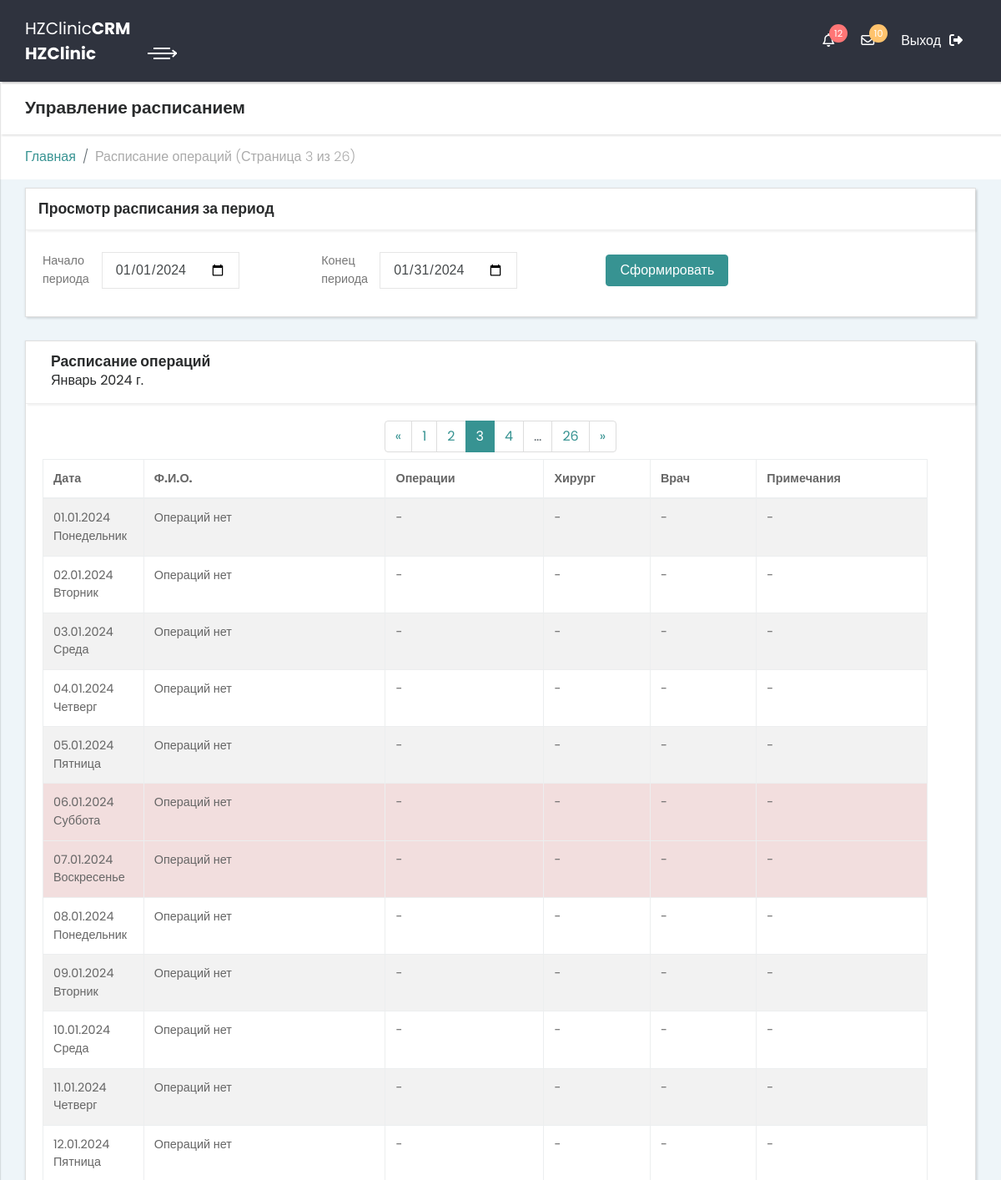
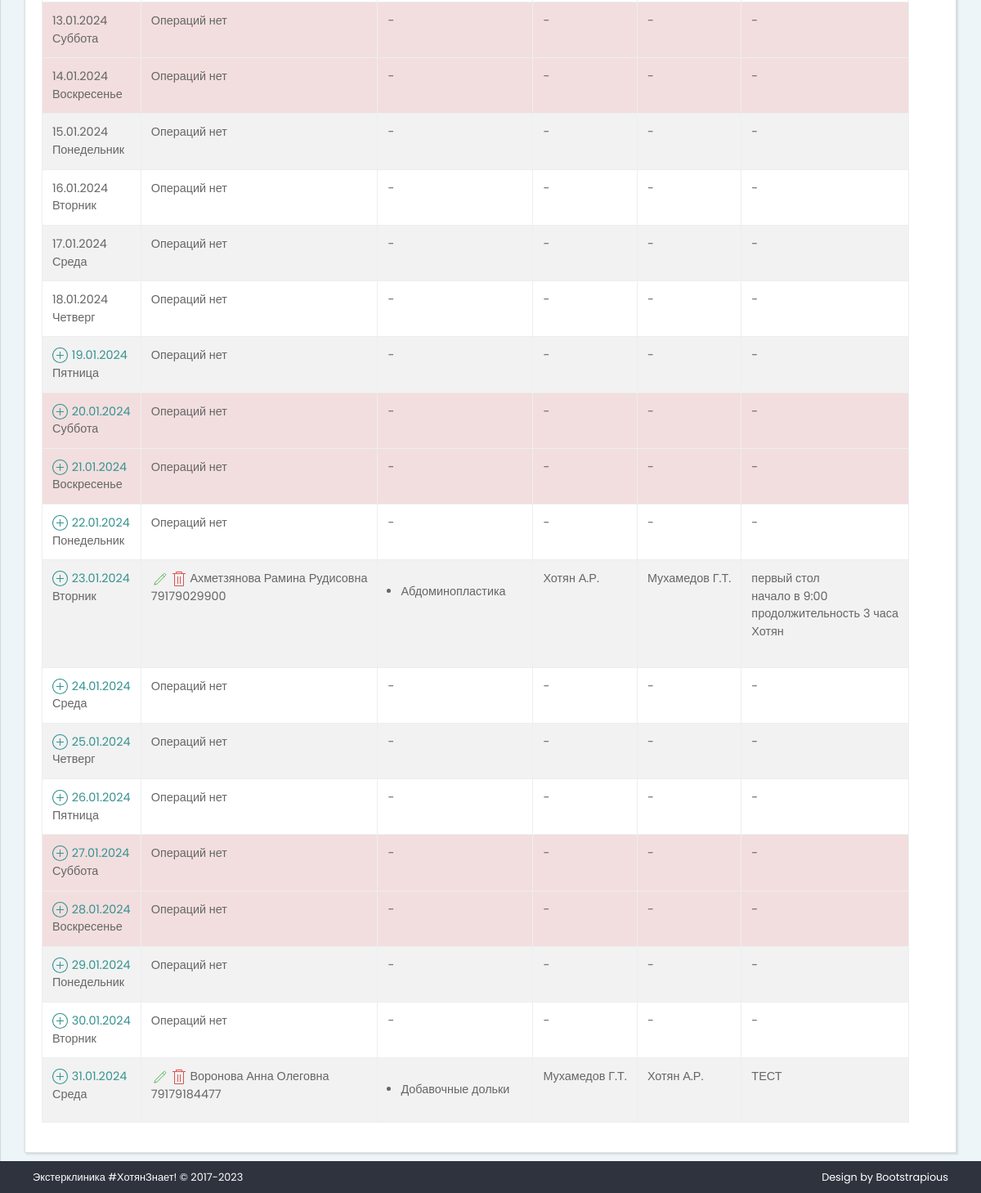
The app's page /timeline/ (signed in) with its own data (2 pictures, top to bottom).
### crm/models.py (models this page shows, shortened)
class Candidate(models.Model):
    class SurgeonChoices(models.TextChoices):
        KhotyanAR = 'Хотян А.Р.', _('Хотян А.Р.'),
        MukhamedovGT = 'Мухамедов Г.Т.', _('Мухамедов Г.Т.')
    phoneNumber = models.CharField(max_length=16, unique=False, verbose_name='Номер телефона (phoneNumber)')
    date_oper = models.DateField(verbose_name='Дата операции (date_oper)', default=datetime.date.today)
    Sname = models.CharField(max_length=25, verbose_name='Фамилия (Sname)')
    Name = models.CharField(max_length=25, verbose_name='Имя (Name)')
    Mname = models.CharField(max_length=25, verbose_name='Отчество (Mname)', blank=True)
    typeOpers = models.ManyToManyField(TypeOperations, verbose_name='Операции (typeOpers)',
                                       related_name='candidate_operations')
    Surgeon = models.CharField(verbose_name='Хирург', choices=SurgeonChoices.choices, max_length=15,
                               default='Хотян А.Р.')
    Doctor = models.ForeignKey(Doctor, verbose_name='Врач', on_delete=models.CASCADE, blank=True, null=True)
    notes = models.TextField(max_length=255, verbose_name='Примечания (notes)', blank=True)
    class Meta:
        verbose_name = 'Кандидат'
        verbose_name_plural = "Кандидаты"
        ordering = ('date_oper',)

class TypeOperations(models.Model):
    code = models.PositiveIntegerField(verbose_name='Код операции')
    name = models.CharField(max_length=50, verbose_name='Название операции')
    s_name = models.CharField(max_length=25, verbose_name='Сокращённое название')
    zaloby = models.TextField(max_length=255, null=True, blank=True, verbose_name='Жалобы')
    pri_osmotre = models.TextField(max_length=255, null=True, blank=True, verbose_name='При осмотре')
    osn_zabol = models.TextField(max_length=255, null=True, blank=True, verbose_name='Основное заболевание')
    MKB = models.CharField(max_length=20, null=True, blank=True, verbose_name='Код МКБ')
    plan_lech = models.TextField(max_length=255, null=True, blank=True, verbose_name='План лечения')
    obosnov = models.TextField(max_length=255, null=True, blank=True, verbose_name='Обоснование')
    naimen_oper = models.CharField(max_length=100, null=True, blank=True, verbose_name='Наименование операции')
    kod_usl = models.CharField(max_length=20, null=True, blank=True, verbose_name='Код услуги')
    plan_oper = models.TextField(max_length=255, null=True, blank=True, verbose_name='План операции')
    opis_oper = models.TextField(max_length=2048, null=True, blank=True, verbose_name='Описание операции')
    kol_instr = models.PositiveSmallIntegerField(null=True, blank=True, verbose_name='Кол-во инструментов')
    kol_salf = models.PositiveSmallIntegerField(null=True, blank=True, verbose_name='Кол-во салфеток')
    krovop = models.PositiveSmallIntegerField(null=True, blank=True, verbose_name='Кровопотеря')
    naznach = models.TextField(max_length=255, null=True, blank=True, verbose_name='Назначения')
    primen_lec = models.TextField(max_length=255, null=True, blank=True, verbose_name='Применение лекарств')
    rezult = models.TextField(max_length=255, null=True, blank=True, verbose_name='Результат')
    srok_gosp = models.PositiveSmallIntegerField(null=True, blank=True, verbose_name='Срок госпитализации')
    LTR = models.TextField(max_length=2048, null=True, blank=True, verbose_name='Лечебные и трудовые рекомендации ')
    duration = models.PositiveSmallIntegerField(null=True, blank=True, verbose_name='Продолжительнсть')
    class Meta:
        verbose_name = 'Вид операции'
        verbose_name_plural = "Виды операций"
        ordering = ('code',)
    def __str__(self):
        return str(self.name)

class Doctor(models.Model):
    position = models.CharField(max_length=30, verbose_name='Должность', blank=True)
    specialty = models.CharField(max_length=30, verbose_name='Специальность', blank=True)
    F_name = models.CharField(max_length=30, verbose_name='Фамилия', blank=True)
    L_name = models.CharField(max_length=30, verbose_name='Имя', blank=True)
    S_name = models.CharField(max_length=30, verbose_name='Отчество', blank=True)
    F_name_padezhi = models.TextField(max_length=255, verbose_name='Падежи фамилии', blank=True)
    L_name_padezhi = models.TextField(max_length=255, verbose_name='Падежи имени', blank=True)
    S_name_padezhi = models.TextField(max_length=255, verbose_name='Падежи отчества', blank=True)
    class Meta:
        verbose_name = 'Врач'
        verbose_name_plural = 'Врачи'
    def __str__(self):
        return str(self.F_name) + ' ' + str(self.L_name)[:1] + '.' + str(self.S_name)[:1] + '.'

### crm/views.py (the view)
# urls.py: path('timeline/', views.timeline_view, name='timeline'),
def timeline_view(request, set_date=''):
    if not request.user.is_authenticated:
        return redirect(reverse(login_view))
    template_name = 'crm/_timeline.html'
    today = datetime.datetime.today().date()
    if not set_date:
        set_date = today
    else:
        set_date = datetime.datetime.strptime(set_date, "%Y-%m-%d")
    hzuser = request.user
    hzuser_info = hzUserInfo.objects.filter(hz_user=hzuser)
    records = Candidate.objects.all().order_by('date_oper')
    first_rec = records[0].date_oper  # первая запись
    last_rec = records.reverse()[0].date_oper  # последняя запись
    start_of_records = datetime.datetime(first_rec.year, first_rec.month, 1)  #определяем начало месяца первой записи
    end_of_records = datetime.datetime(last_rec.year+2, 1, 31)  #определяем конец диапазона на основании последней записи
    current_date = start_of_records
    current_month = start_of_records.month
    rec_list = []
    rec_month = []
    delta = datetime.timedelta(days=1)
    while current_date <= end_of_records:
        if current_month == current_date.month:
            date_rec = records.filter(date_oper=current_date)
            rec_month.append([current_date, date_rec if len(date_rec) > 0 else ''])
            current_date += delta
        else:
            rec_list.append(rec_month)
            rec_month = []
            current_month = current_date.month
    paginator = Paginator(rec_list, 1)
    current_page = request.GET.get('page', 0)
    if current_page == 0:
        for page in paginator:
            first_day_on_page = page.object_list[0][0][0]
            if (first_day_on_page.year == set_date.year) and (first_day_on_page.month == set_date.month):
                current_page = page.number
    b_rec = paginator.get_page(current_page)
    enum_rec = paginator.get_elided_page_range(current_page, on_each_side=1, on_ends=1)
    if b_rec.has_previous():
        prev_page = b_rec.previous_page_number
        prev_page = prev_page()
    else:
        prev_page = 1
    if b_rec.has_next():
        next_page = b_rec.next_page_number
        next_page = next_page()
    else:
        next_page = paginator.num_pages
    context = {
               'title': 'Расписание операций',
               'user': hzuser,
               'user_info': hzuser_info[0],
               'today': today,
               'b_rec': b_rec,
               'enum_rec': enum_rec,
               'current_page': int(current_page),
               'prev_page_url': f'{reverse("timeline")}?page={prev_page}',
               'next_page_url': f'{reverse("timeline")}?page={next_page}',
               }
    return render(request, template_name=template_name, context=context)

### crm/templates/crm/_timeline.html
{% extends "crm/_base.html" %}
{% load static %}
{% block Content %}
          {% include "crm/_content_timeline.html" %}
{% endblock %}

### crm/templates/crm/_content_timeline.html (shortened to what this page needs)
{% load static %}
<div class="content-inner">
    <header class="page-header">
        <div class="container-fluid">
            <h2 class="no-margin-bottom">Управление расписанием</h2>
        </div>
    </header>
    <ul class="breadcrumb">
        <div class="container-fluid">
            <li class="breadcrumb-item"><a href="../">Главная</a></li>
            <li class="breadcrumb-item active">Расписание операций (Страница {{ current_page }} из
                {{b_rec.paginator.num_pages }})
            </li>
        </div>
    </ul>
    <section class="forms">
        <div class="container-fluid">
            <div class="row">
                <div class="col-lg-12 mb-2">
                    <div class="card">
                        <div class="card-header d-flex align-items-center">
                            <h4>Просмотр расписания за период</h4>
                        </div>
                        <div class="card-body">
                            <form id="ExportForm" action="/export_tl/" method="post" class="form-inline">
                                <div class="form-group mb-2">
                                    <label for="start_date" class="col-sm-2 col-form-label">Начало периода</label>
                                    <div class="col-sm-8">
                                        <input id="start_date" name="start_date" type="date" class="form-control" value="{{ b_rec.0.0.0|date:"Y-m-d" }}">
                                    </div>
                                </div>
                                <div class="form-group mb-2">
                                    <label for="end_date" class="col-sm-2 col-form-label">Конец периода</label>
                                    <div class="col-sm-8">
                                        {% with last_day=b_rec.0|last %}
                                        <input id="end_date" name="end_date" type="date" class="form-control" value="{{ last_day.0|date:"Y-m-d" }}">
                                        {% endwith %}
                                    </div>
                                </div>
                                <div class="col-sm-4">
                                <input class="btn btn-primary mb-2" type="submit" value="Сформировать">
                                </div>
                            </form>
                        </div>
                    </div>
                </div>
            </div>
        </div>
    </section>
    <section class="tables">
        <div class="container-fluid">
            <div class="row">
            <div class="col-lg-12">
                <div class="card">
                    <div class="card-header d-flex align-items-center">
                        <div class="col-sm-8">
                        <h4>Расписание операций</h4>
                            {{ b_rec.0.0.0|date:"F" }}
                            {{b_rec.0.0.0|date:"Y" }} г.
                        </div>
                    </div>
                    <div class="card-body">
                    <div class="col-sm-12 mb-2">
                        <nav aria-label="Paginator">
                            <ul class="pagination justify-content-center">
                                <li class="page-item {% if not b_rec.has_previous %} disabled {% endif %}">
                                    <a class="page-link" href="{{ prev_page_url }}">&laquo;</a></li>
                                {% for e_item in enum_rec %}
                                <li class="page-item
                                        {% if e_item == current_page %} active {% endif %}
                                        {% if e_item == '…' %} disabled {% endif %}">
                                    <a class="page-link" href="?page={{ e_item }}">{{e_item}}</a>
                                </li>
                                {% endfor %}
                                <li class="page-item {% if not b_rec.has_next %} disabled {% endif %}">
                                    <a class="page-link" href="{{ next_page_url }}">&raquo;</a></li>
                            </ul>
                        </nav>
                    </div>
                        <table class="table table-bordered table-striped table-responsive">
                            <thead>
                            <tr>
                                <th>Дата</th>
                                <th>Ф.И.О.</th>
                                <th>Операции</th>
                                <th>Хирург</th>
                                <th>Врач</th>
                                <th>Примечания</th>
                            </tr>
                            </thead>
                            <tbody>
                            {% for item in b_rec.0 %}
                            {% if item.1 == '' %}
                            <tr {% if item.0|date:"l" == 'Суббота' or item.0|date:"l" == 'Воскресенье' %}
                            class="table-danger"
                            {% endif %}
                            >
                                <td>
                                    {% if item.0|date:"Y-m-d" >= today|date:"Y-m-d" %}
                                    <a href="../recording/?date={{ item.0|date:"Y-m-d"}}" class="text-primary" uk-icon="icon: plus-circle"></a>
                                    <a href="../recording/?date={{ item.0|date:"Y-m-d"}}" class="text-primary">{{ item.0|date:"d.m.Y" }}</a><br>
                                    {{ item.0|date:"l" }}
                                    {% else %}
                                    {{ item.0|date:"d.m.Y" }}<br>
                                    {{ item.0|date:"l" }}
                                    {% endif %}
                                </td>
                             <td>Операций нет</td>
                                <td>-</td>
                                <td>-</td>
                                <td>-</td>
                                <td>-</td>
                            </tr>
                            {% else %}
                            <tr>
                                <td class="table-dark" rowspan="{{item.1.count}}">
                                    {% if item.0|date:"Y-m-d" >= today|date:"Y-m-d" %}
                                    <a href="../recording/?date={{ item.0|date:"Y-m-d"}}" class="text-primary" uk-icon="icon: plus-circle"></a>
                                    <a href="../recording/?date={{ item.0|date:"Y-m-d"}}" class="text-primary">{{ item.0|date:"d.m.Y" }}</a><br>
                                    {{ item.0|date:"l" }}
                                    {% else %}
                                    {{ item.0|date:"d.m.Y" }}<br>
                                    {{ item.0|date:"l" }}
                                    {% endif %}
                                </td>
                            {% for candidat in item.1 %}
                                <td>
                                    {% if item.0|date:"Y-m-d" >= today|date:"Y-m-d" %}
                                    <a href="../updrecord/{{candidat.pk}}" class="text-success" uk-icon="icon: pencil"></a>
                                    <a data-toggle="modal" data-target="#delModal{{candidat.pk}}" class="text-danger" uk-icon="icon: trash"></a>
                                    {% endif %}
                                    {{ candidat.Sname }} {{ candidat.Name }} {{ candidat.Mname }}<br>
                                    {{ candidat.phoneNumber }}
                                </td>
                                <td>
                                    <ul class="p-3">
                                    {% for oper in candidat.typeOpers.all %}
                                    <li >{{ oper }}</li>
                                    {% endfor %}
                                    </ul>
                                </td>
                                <td>
                                    {{ candidat.Surgeon }}
                                </td>
                                <td>
                                    {{ candidat.Doctor }}
                                </td>
                                <td>
                                    {{ candidat.notes|linebreaks }}
                                </td>
                            </tr>
                            {% endfor %}
                            {% endif %}
                            {% endfor %}
                            </tbody>
                        </table>
                    </div>
                </div>
            </div>
            </div>
        </div>
    </section>
</div>

### records on screen
Candidate: Sname "Ахметзянова", Name "Рамина", Mname "Рудисовна", phoneNumber "79179029900", Surgeon "Хотян А.Р.", Doctor "Мухамедов Г.Т.", notes "первый стол начало в 9:00 продолжительность 3 часа Хотян"
TypeOperations: name "Абдоминопластика"
Candidate: Sname "Воронова", Name "Анна", Mname "Олеговна", phoneNumber "79179184477", Surgeon "Мухамедов Г.Т.", Doctor "Хотян А.Р.", notes "ТЕСТ"
TypeOperations: name "Добавочные дольки"

### other values on screen
{{ current_page }} "3"
{{ b_rec.paginator.num_pages }} "26"
{{ b_rec.0.0.0|date:"F" }} "Январь"
{{ b_rec.0.0.0|date:"Y" }} "2024"
{{ e_item }} "1" "2" "3" "4" "…" "26"
{{ item.0|date:"d.m.Y" }} "01.01.2024" "02.01.2024" "03.01.2024" "04.01.2024" "05.01.2024" "06.01.2024" "07.01.2024" "08.01.2024" "09.01.2024" "10.01.2024" "11.01.2024" "12.01.2024" "13.01.2024" "14.01.2024" "15.01.2024" "16.01.2024" "17.01.2024" "18.01.2024"
{{ item.0|date:"l" }} "Понедельник" "Вторник" "Среда" "Четверг" "Пятница" "Суббота" "Воскресенье" "Понедельник" "Вторник" "Среда" "Четверг" "Пятница" "Суббота" "Воскресенье" "Понедельник" "Вторник" "Среда" "Четверг"
{{ item.0|date:"d.m.Y" }} "19.01.2024" "20.01.2024" "21.01.2024" "22.01.2024" "24.01.2024" "25.01.2024" "26.01.2024" "27.01.2024" "28.01.2024" "29.01.2024" "30.01.2024"
{{ item.0|date:"l" }} "Пятница" "Суббота" "Воскресенье" "Понедельник" "Среда" "Четверг" "Пятница" "Суббота" "Воскресенье" "Понедельник" "Вторник"
{{ item.0|date:"d.m.Y" }} "23.01.2024" "31.01.2024"
{{ item.0|date:"l" }} "Вторник" "Среда"
